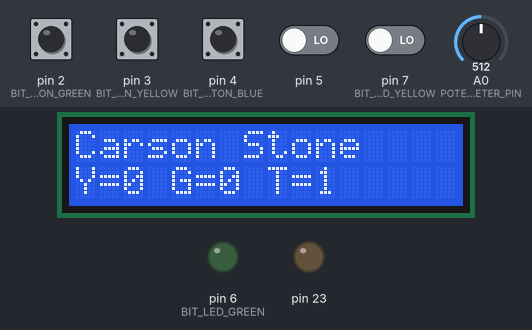
A sketch run on a simulated Arduino Uno, built with avr-gcc and run on an emulated ATmega328P. On the bench: 16×2 character LCD, output pins drawn as LEDs (lit = HIGH). The test bench sets the inputs (shaded band); at power-on: pin 2 (BIT_PUSHBUTTON_GREEN), pin 3 (BIT_PUSHBUTTON_YELLOW), pin 4 (BIT_PUSHBUTTON_BLUE) HIGH, pin 5, pin 7 (BIT_LED_YELLOW) LOW, A0 (POTENTIOMETER_PIN) = 512. What the sketch prints to the serial monitor is not drawn.

Above: at 1.6 s.
1.7 s: pin 2 (BIT_PUSHBUTTON_GREEN) pulled LOW for 2.55 s
At 3.7 s:
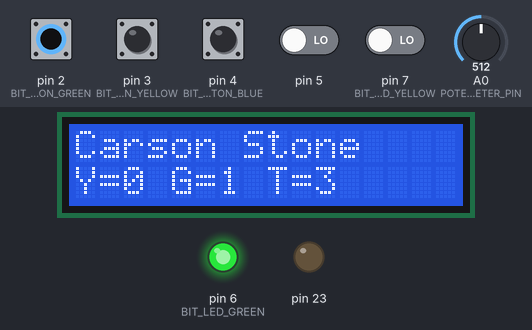
5.7 s: pin 3 (BIT_PUSHBUTTON_YELLOW) pulled LOW for 2.55 s
At 7.8 s:
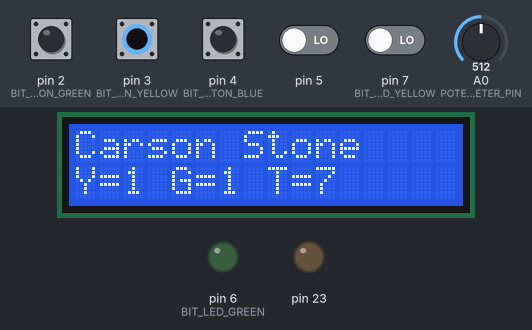
9.7 s: pin 4 (BIT_PUSHBUTTON_BLUE) pulled LOW for 2.55 s
At 11.8 s:
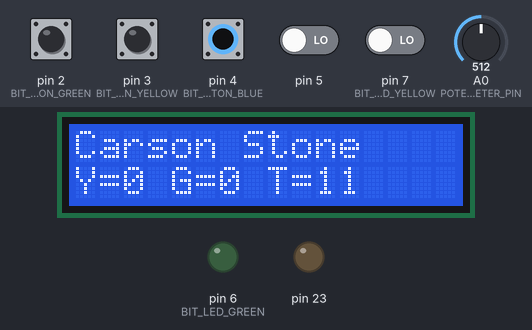
13.7 s: pin 2 (BIT_PUSHBUTTON_GREEN) pulled LOW for 2.55 s
At 15.8 s:
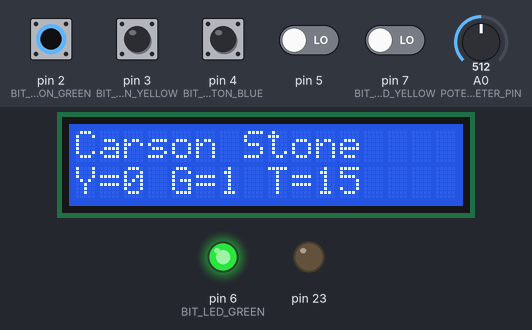
17.7 s: pin 3 (BIT_PUSHBUTTON_YELLOW) pulled LOW for 2.55 s
At 19.5 s:
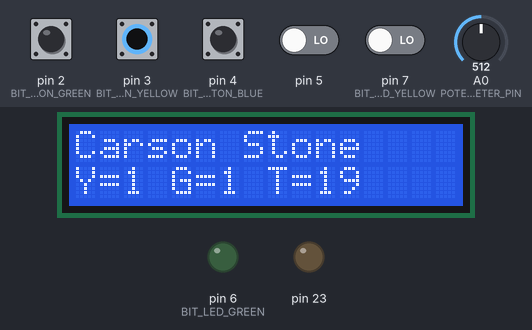
21.7 s: pin 4 (BIT_PUSHBUTTON_BLUE) pulled LOW for 2.55 s
At 23.7 s:
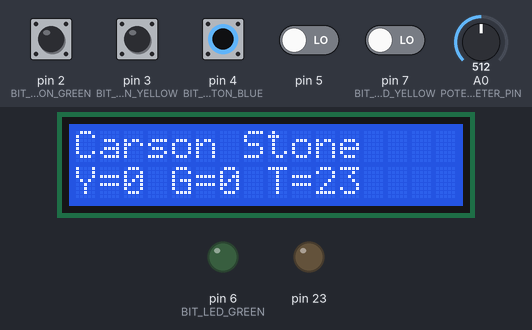
Timing chart, 0 to 25.2 s (numbered marks = the images above; inputs shaded):
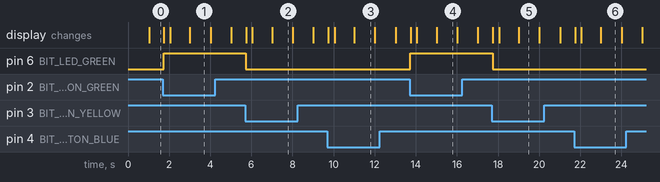

The sketch:

lab4.ino
```cpp
// include the library code:
#include <LiquidCrystal.h>

// initialize the library with the numbers of the interface pins
LiquidCrystal lcd(13, 12, 11, 10, 9, 8);

// Output PORTs and BITs
//#define REG_PORT_LED_RED PORTB
//#define BIT_LED_RED 2
#define REG_PORT_LED_YELLOW PORTD
#define BIT_LED_YELLOW 7
#define REG_PORT_LED_GREEN PORTD
#define BIT_LED_GREEN 6
//#define REG_PORT_LED_BLUE PORTD
//#define BIT_LED_BLUE 5

// Input PORTs and PIN reg and BITs
//#define REG_PORT_PUSHBUTTON_RED PORTD
//#define REG_PIN_PUSHBUTTON_RED PIND
//#define BIT_PUSHBUTTON_RED 3
#define REG_PORT_PUSHBUTTON_YELLOW PORTD
#define REG_PIN_PUSHBUTTON_YELLOW PIND
#define BIT_PUSHBUTTON_YELLOW 3
#define REG_PORT_PUSHBUTTON_GREEN PORTD
#define REG_PIN_PUSHBUTTON_GREEN PIND
#define BIT_PUSHBUTTON_GREEN 2
#define REG_PORT_PUSHBUTTON_BLUE PORTD
#define REG_PIN_PUSHBUTTON_BLUE PIND
#define BIT_PUSHBUTTON_BLUE 4

#define POTENTIOMETER_PIN A0

#define ON HIGH
#define OFF LOW

#define PRESSED LOW
#define NOTPRESSED HIGH

volatile uint8_t mainEventFlags = 0;
//#define FLAG_RED_PUSHBUTTON 0x01
#define FLAG_YELLOW_PUSHBUTTON 0X02
#define FLAG_GREEN_PUSHBUTTON 0X04
#define FLAG_BLUE_PUSHBUTTON 0x08

volatile uint8_t portdhistory = 0xFF;

uint8_t yellowCount = 0;
uint8_t greenCount = 0;
uint16_t time = 0;
uint16_t newTime = 0;

String bottomRow;
String timeNum;
String yellowNum;
String greenNum;

boolean updateLCD = false;      // triggered whenever something changes on display to refresh and updateLCD

void setup() {
  Serial.begin(9600);

  //////////////// initialize display  ///////////
  // set up the LCD's number of columns and rows:
  lcd.begin(16, 2);
  // Print a message to the LCD.
  lcd.print("Carson Stone");

  // set the cursor to column 0, line 1
  // (note: line 1 is the second row, since counting begins with 0):
  lcd.setCursor(0, 1);
  // form string to put on LCD display
  yellowNum = String(yellowCount, DEC);
  greenNum = String(greenCount, DEC);
  timeNum = String(time, DEC);

  bottomRow = String("Y=" + yellowNum + " G=" + greenNum + " T=" + time);
  lcd.print(bottomRow);

  /////////////////// setup I/O ///////////////////
  //DDRB |= _BV(BIT_LED_RED);     //pinMode(PIN_LED_RED, OUTPUT);  // output = 1 input = 0
  DDRB |= _BV(BIT_LED_YELLOW);  //pinMode(PIN_LED_YELLOW, OUTPUT);
  DDRD |= _BV(BIT_LED_GREEN);   //pinMode(PIN_LED_GREEN, OUTPUT);
  //DDRD |= _BV(BIT_LED_BLUE);    //pinMode(PIN_LED_BLUE, OUTPUT);
  // all other bits are left as input which is default

  // enable the pullup resistors
  //REG_PORT_PUSHBUTTON_RED |= _BV(BIT_PUSHBUTTON_RED);
  REG_PORT_PUSHBUTTON_YELLOW |= _BV(BIT_PUSHBUTTON_YELLOW);
  REG_PORT_PUSHBUTTON_GREEN |= _BV(BIT_PUSHBUTTON_GREEN);
  REG_PORT_PUSHBUTTON_BLUE |= _BV(BIT_PUSHBUTTON_BLUE);
  // pinMode(PIN_PUSHBUTTON_RED, INPUT_PULLUP);
  // pinMode(PIN_PUSHBUTTON_YELLOW, INPUT_PULLUP);
  // pinMode(PIN_PUSHBUTTON_GREEN, INPUT_PULLUP);
  // pinMode(PIN_PUSHBUTTON_BLUE, INPUT_PULLUP);

  /////////////////// setup interrupts //////////////////////
  //attachInterrupt(digitalPinToInterrupt(PIN_PUSHBUTTON_YELLOW), yellow_pushbutton_isr, FALLING);
  //attachInterrupt(digitalPinToInterrupt(PIN_PUSHBUTTON_RED), red_pushbutton_isr, FALLING);
  //EICRA = _BV(ISC11) | _BV(ISC01);  // set INT0 and INT1 to FALLING edge interrupts()
  //EIMSK = _BV(INT0) | _BV(INT1);    // TURNS ON BOTH INT0 AND INT1
  PCICR = _BV(PCIE2);                                   // Enable Pin Change Interrupts for PORT D pins
  PCMSK2 = _BV(PCINT19) | _BV(PCINT18) | _BV(PCINT20);  // Enables RD2 - RD4 as interrupts
  sei();                                                // Turn on interrupts globally // not required for us, since arduino does it
}

void loop() {
  // check for yellow isr variable
  if (mainEventFlags & FLAG_YELLOW_PUSHBUTTON) {
    delay(16);
    mainEventFlags &= ~FLAG_YELLOW_PUSHBUTTON;
    if (bit_is_clear(REG_PIN_PUSHBUTTON_YELLOW, BIT_PUSHBUTTON_YELLOW)) {
      //DO THE ACTION!
      REG_PORT_LED_YELLOW |= _BV(BIT_LED_YELLOW);
      REG_PORT_LED_GREEN &= ~_BV(BIT_LED_GREEN);
      Serial.println("Press yellow");
      yellowCount++;
      updateLCD = true;
    }
  }

  //check for GREEN isr variable
  if (mainEventFlags & FLAG_GREEN_PUSHBUTTON) {
    delay(16);
    mainEventFlags &= ~FLAG_GREEN_PUSHBUTTON;
    if (bit_is_clear(REG_PIN_PUSHBUTTON_GREEN, BIT_PUSHBUTTON_GREEN)) {
      //DO THE ACTION!
      REG_PORT_LED_GREEN |= _BV(BIT_LED_GREEN);
      REG_PORT_LED_YELLOW &= ~_BV(BIT_LED_YELLOW);
      Serial.println("Press green");
      greenCount++;
      updateLCD = true;
    }
  }

  //check for BLUE isr variable
  if (mainEventFlags & FLAG_BLUE_PUSHBUTTON) {
    delay(16);
    mainEventFlags &= ~FLAG_BLUE_PUSHBUTTON;
    if (bit_is_clear(REG_PIN_PUSHBUTTON_BLUE, BIT_PUSHBUTTON_BLUE)) {
      //DO THE ACTION!
      REG_PORT_LED_GREEN &= ~_BV(BIT_LED_GREEN);
      REG_PORT_LED_YELLOW &= ~_BV(BIT_LED_YELLOW);
      yellowCount = 0;
      greenCount = 0;
      updateLCD = true;
    }
  }

  // keep track of time
  newTime = millis() / 1000;  // String of the number of seconds since reset:
  if (newTime > time) {
    updateLCD = true;
    time++;
    if (!(newTime % 2)) {
      Serial.println(analogRead(POTENTIOMETER_PIN));
    }
  }

  // see if something changed and if so, update the display
  if (updateLCD) {
    refresh();
  } else {
    delay(50);
  }
}

void refresh() {
  lcd.clear();
  lcd.print("Carson Stone");
  // set the cursor to column 0, line 1
  // (note: line 1 is the second row, since counting begins with 0):
  lcd.setCursor(0, 1);

  // form string to put on LCD display
  yellowNum = String(yellowCount, DEC);
  greenNum = String(greenCount, DEC);
  timeNum = String(time, DEC);

  bottomRow = String("Y=" + yellowNum + " G=" + greenNum + " T=" + time);
  lcd.print(bottomRow);

  updateLCD = false;
}

ISR(PCINT2_vect) {
  //ISR called means that RD0, RD1, RD2

  uint8_t changedbits = PIND ^ portdhistory;
  portdhistory = PIND;
  if (changedbits & _BV(BIT_PUSHBUTTON_YELLOW)) {
    if (bit_is_clear(REG_PIN_PUSHBUTTON_YELLOW, BIT_PUSHBUTTON_YELLOW)) {
      mainEventFlags |= FLAG_YELLOW_PUSHBUTTON;
    }
  }
  if (changedbits & _BV(BIT_PUSHBUTTON_GREEN)) {
    if (bit_is_clear(REG_PIN_PUSHBUTTON_GREEN, BIT_PUSHBUTTON_GREEN)) {
      mainEventFlags |= FLAG_GREEN_PUSHBUTTON;
    }
  }
  if (changedbits & _BV(BIT_PUSHBUTTON_BLUE)) {
    if (bit_is_clear(REG_PIN_PUSHBUTTON_BLUE, BIT_PUSHBUTTON_BLUE)) {
      mainEventFlags |= FLAG_BLUE_PUSHBUTTON;
    }
  }
}
```

Measured:
- after the input at 1.7 s, pin 6 (BIT_LED_GREEN): LOW → HIGH at once
- after the input at 5.7 s, pin 6 (BIT_LED_GREEN): HIGH → LOW at once
- after the input at 13.7 s, pin 6 (BIT_LED_GREEN): LOW → HIGH at once
- after the input at 17.7 s, pin 6 (BIT_LED_GREEN): HIGH → LOW at once
- what the display in image 1 shows lasts 1.0 s, from 3.0 s to 4.0 s
